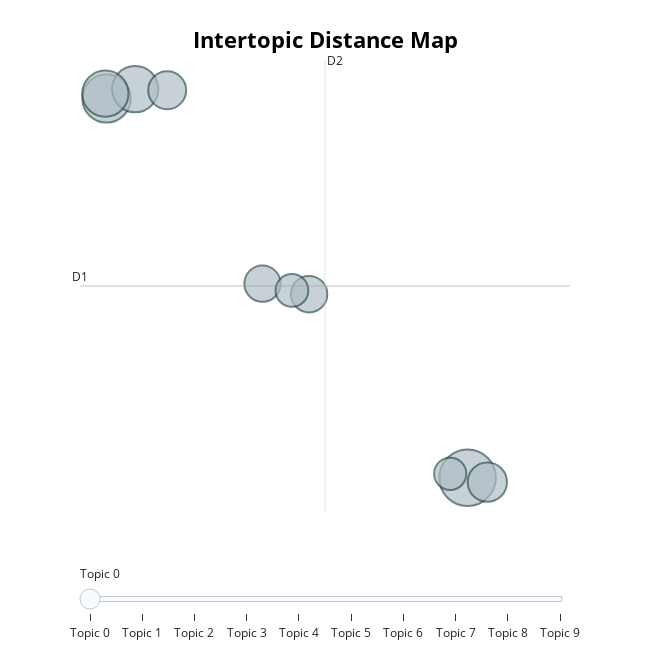

Notebook source saved alongside this figure:
### Code cell
topic_model.visualize_topics(top_n_topics=10)

### Figure 1 — Plotly figure (JSON) as saved in the notebook; plotly's stock layout.template omitted (floating-point values rounded to 4 significant figures)
{"data": [{"customdata": [[0, "րդ | արոնյանը | շախմատի | տուրում | հետ", 256], [1, "սպասվում | օդի | ին | ջերմաստիճան | տեղումների", 187], [2, "մակնիշի | ին | են | ժամը | վայր", 172], [3, "ավտոճանապարհը | նախարարությունը | դրությամբ | տեղեկացնում | բաց", 171], [4, "են | ֆիլմի | ֆիլմը | լավագույն | 2013", 123], [5, "ին | ժամը | ծնված | որ | են", 115], [6, "սահմանադրական | որ | ընտրական | են | քվեարկության", 106], [7, "մլրդ | դրամ | մլն | են | 2013", 105], [8, "ու | որ | են | եւ | քրեական", 86], [9, "հավաքականի | հայաստանի | եմ | ես | որ", 83]], "hovertemplate": "<b>Topic %{customdata[0]}</b><br>%{customdata[1]}<br>Size: %{customdata[2]}", "legendgroup": "", "marker": {"color": "#B0BEC5", "line": {"color": "DarkSlateGrey", "width": 2}, "size": [256, 187, 172, 171, 123, 115, 106, 105, 86, 83], "sizemode": "area", "sizeref": 0.16, "symbol": "circle"}, "mode": "markers", "name": "", "orientation": "v", "showlegend": false, "type": "scatter", "x": [8.915, 2.857, 3.337, 2.838, 9.246, 3.875, 6.255, 5.474, 5.968, 8.623], "xaxis": "x", "y": [-14.5, 13.76, 14.46, 14.12, -14.84, 14.37, -0.8278, -0.04563, -0.5508, -14.21], "yaxis": "y"}], "layout": {"annotations": [{"showarrow": false, "text": "D1", "x": 2.412, "y": -0.2173, "yshift": 10}, {"showarrow": false, "text": "D2", "x": 6.523, "xshift": 10, "y": 16.63}], "height": 650, "hoverlabel": {"bgcolor": "white", "font": {"family": "Rockwell", "size": 16}}, "legend": {"itemsizing": "constant", "tracegroupgap": 0}, "margin": {"t": 60}, "shapes": [{"line": {"color": "#CFD8DC", "width": 2}, "type": "line", "x0": 6.523, "x1": 6.523, "y0": -17.06, "y1": 16.63}, {"line": {"color": "#9E9E9E", "width": 2}, "type": "line", "x0": 2.412, "x1": 10.63, "y0": -0.2173, "y1": -0.2173}], "sliders": [{"active": 0, "pad": {"t": 50}, "steps": [{"args": [{"marker.color": [["red", "#B0BEC5", "#B0BEC5", "#B0BEC5", "#B0BEC5", "#B0BEC5", "#B0BEC5", "#B0BEC5", "#B0BEC5", "#B0BEC5"]]}], "label": "Topic 0", "method": "update"}, {"args": [{"marker.color": [["#B0BEC5", "red", "#B0BEC5", "#B0BEC5", "#B0BEC5", "#B0BEC5", "#B0BEC5", "#B0BEC5", "#B0BEC5", "#B0BEC5"]]}], "label": "Topic 1", "method": "update"}, {"args": [{"marker.color": [["#B0BEC5", "#B0BEC5", "red", "#B0BEC5", "#B0BEC5", "#B0BEC5", "#B0BEC5", "#B0BEC5", "#B0BEC5", "#B0BEC5"]]}], "label": "Topic 2", "method": "update"}, {"args": [{"marker.color": [["#B0BEC5", "#B0BEC5", "#B0BEC5", "red", "#B0BEC5", "#B0BEC5", "#B0BEC5", "#B0BEC5", "#B0BEC5", "#B0BEC5"]]}], "label": "Topic 3", "method": "update"}, {"args": [{"marker.color": [["#B0BEC5", "#B0BEC5", "#B0BEC5", "#B0BEC5", "red", "#B0BEC5", "#B0BEC5", "#B0BEC5", "#B0BEC5", "#B0BEC5"]]}], "label": "Topic 4", "method": "update"}, {"args": [{"marker.color": [["#B0BEC5", "#B0BEC5", "#B0BEC5", "#B0BEC5", "#B0BEC5", "red", "#B0BEC5", "#B0BEC5", "#B0BEC5", "#B0BEC5"]]}], "label": "Topic 5", "method": "update"}, {"args": [{"marker.color": [["#B0BEC5", "#B0BEC5", "#B0BEC5", "#B0BEC5", "#B0BEC5", "#B0BEC5", "red", "#B0BEC5", "#B0BEC5", "#B0BEC5"]]}], "label": "Topic 6", "method": "update"}, {"args": [{"marker.color": [["#B0BEC5", "#B0BEC5", "#B0BEC5", "#B0BEC5", "#B0BEC5", "#B0BEC5", "#B0BEC5", "red", "#B0BEC5", "#B0BEC5"]]}], "label": "Topic 7", "method": "update"}, {"args": [{"marker.color": [["#B0BEC5", "#B0BEC5", "#B0BEC5", "#B0BEC5", "#B0BEC5", "#B0BEC5", "#B0BEC5", "#B0BEC5", "red", "#B0BEC5"]]}], "label": "Topic 8", "method": "update"}, {"args": [{"marker.color": [["#B0BEC5", "#B0BEC5", "#B0BEC5", "#B0BEC5", "#B0BEC5", "#B0BEC5", "#B0BEC5", "#B0BEC5", "#B0BEC5", "red"]]}], "label": "Topic 9", "method": "update"}]}], "title": {"font": {"color": "Black", "size": 22}, "text": "<b>Intertopic Distance Map</b>", "x": 0.5, "xanchor": "center", "y": 0.95, "yanchor": "top"}, "width": 650, "xaxis": {"anchor": "y", "domain": [0, 1], "range": [2.412, 10.63], "title": {"text": ""}, "visible": false}, "yaxis": {"anchor": "x", "domain": [0, 1], "range": [-17.06, 16.63], "title": {"text": ""}, "visible": false}}}
